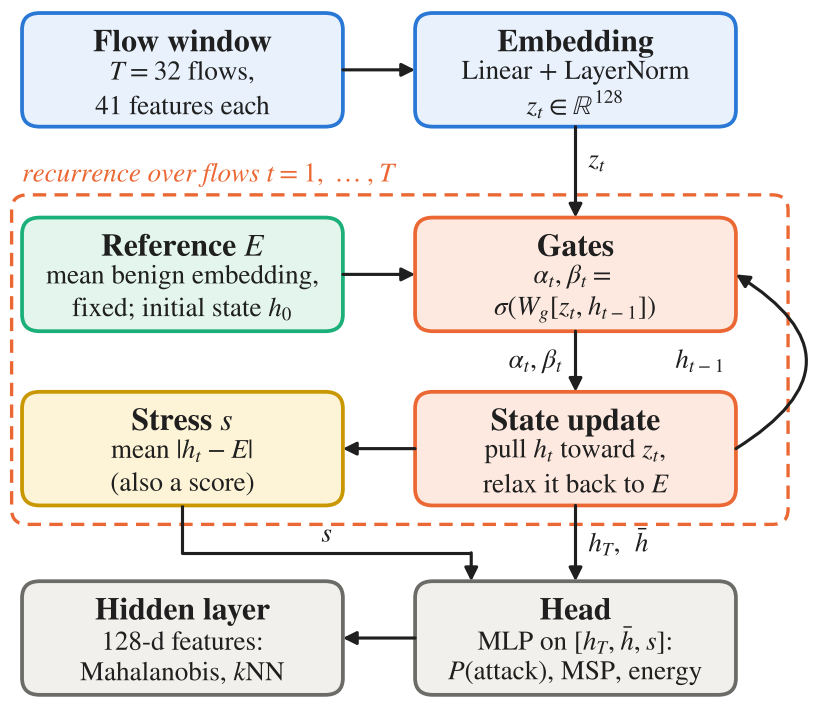

Reproduce this figure in Python.
"""AHSD architecture, single-column (3.45 in) grid diagram for the appendix.
Main path runs down the right column (embedding -> gates -> state update -> head); the left column holds what
feeds in or branches off (flow window, reference E, stress, hidden layer). Drawn from src/nids/models/ahsd.py,
variant 'fixed'.  Usage: python fig_ahsd_arch_col.py
"""
from pathlib import Path

import matplotlib

matplotlib.use("Agg")
import matplotlib.pyplot as plt  # noqa: E402
from matplotlib.patches import FancyArrowPatch, FancyBboxPatch  # noqa: E402

plt.rcParams.update({"font.family": "serif", "font.serif": ["STIXGeneral"], "mathtext.fontset": "stix",
                     "font.size": 7, "pdf.fonttype": 42, "ps.fonttype": 42})
INK, MUTED = "#1f1f1f", "#5f5f5b"
BLUE = ("#e8f1fc", "#2a78d6")
ORANGE = ("#fde9df", "#eb6834")
GREEN = ("#e3f5ec", "#1baf7a")
YELLOW = ("#fdf3d6", "#c99700")
GREY = ("#f1f0ec", "#6b6b67")

W, H = 40, 15                       # box size (canvas is 100 wide)
XL, XR = 2, 51                      # left / right column x
Y = [77, 50, 27, 2]                 # rows (bottom edge): input, gates, update, head
F_T, F_S = 7.6, 6.5                 # title / subtitle font sizes

fig, ax = plt.subplots(figsize=(3.45, 3.05))
ax.set_xlim(0, 100); ax.set_ylim(0, 93); ax.axis("off")


def box(x, y, title, sub, col):
    fill, edge = col
    ax.add_patch(FancyBboxPatch((x, y), W, H, boxstyle="round,pad=0,rounding_size=2.2", fc=fill, ec=edge, lw=0.9))
    ax.text(x + W / 2, y + H - 4.0, title, ha="center", va="center", fontsize=F_T, weight="bold", color=INK)
    ax.text(x + W / 2, y + 5.0, sub, ha="center", va="center", fontsize=F_S, color=INK, linespacing=1.2)


def arrow(p, q, rad=0.0, label=None, lxy=None, ha="left"):
    ax.add_patch(FancyArrowPatch(p, q, arrowstyle="-|>", mutation_scale=6.5, lw=0.75, color=INK,
                                 connectionstyle=f"arc3,rad={rad}", shrinkA=0, shrinkB=0))
    if label:
        ax.text(*lxy, label, fontsize=F_S, ha=ha, va="center", color=INK)


box(XL, Y[0], "Flow window", "$T{=}32$ flows,\n41 features each", BLUE)
box(XR, Y[0], "Embedding", "Linear + LayerNorm\n$z_t\\in\\mathbb{R}^{128}$", BLUE)
box(XL, Y[1], "Reference $E$", "mean benign embedding,\nfixed; initial state $h_0$", GREEN)
box(XR, Y[1], "Gates", "$\\alpha_t,\\beta_t=$\n$\\sigma(W_g[z_t,h_{t-1}])$", ORANGE)
box(XL, Y[2], "Stress $s$", "mean $|h_t-E|$\n(also a score)", YELLOW)
box(XR, Y[2], "State update", "pull $h_t$ toward $z_t$,\nrelax it back to $E$", ORANGE)
box(XL, Y[3], "Hidden layer", "128-d features:\nMahalanobis, $k$NN", GREY)
box(XR, Y[3], "Head", "MLP on $[h_T,\\bar h,s]$:\n$P$(attack), MSP, energy", GREY)

# dashed frame around the per-flow recurrence, with its label in the gap above it
fy0, fy1 = Y[2] - 2.5, Y[1] + H + 3.0
ax.add_patch(FancyBboxPatch((XL - 1.3, fy0), 98.8 - XL, fy1 - fy0, boxstyle="round,pad=0,rounding_size=2",
                            fc="none", ec=ORANGE[1], lw=0.8, ls=(0, (4, 2.5))))
ax.text(XL, fy1 + 2.6, "recurrence over flows $t=1,\\dots,T$", ha="left", va="center", fontsize=F_S,
        style="italic", color=ORANGE[1])

cx = XR + W / 2
arrow((XL + W, Y[0] + H / 2), (XR, Y[0] + H / 2))                                         # window -> embedding
arrow((cx, Y[0]), (cx, Y[1] + H), label="$z_t$", lxy=(cx + 1.6, Y[0] - 4.5))             # embedding -> gates
arrow((XL + W, Y[1] + H / 2), (XR, Y[1] + H / 2))                                         # E -> gates
arrow((cx, Y[1]), (cx, Y[2] + H), label="$\\alpha_t,\\beta_t$", lxy=(cx - 1.6, (Y[1] + Y[2] + H) / 2), ha="right")
arrow((XR + W, Y[2] + H / 2), (XR + W, Y[1] + H / 2), rad=0.8)                            # feedback h_{t-1}
ax.text(XR + W - 1.2, (Y[1] + Y[2] + H) / 2, "$h_{t-1}$", fontsize=F_S, ha="right", va="center", color=INK)
arrow((XR, Y[2] + H / 2), (XL + W, Y[2] + H / 2))                                         # h -> stress
arrow((cx, Y[2]), (cx, Y[3] + H), label="$h_T,\\ \\bar h$", lxy=(cx + 1.6, (Y[2] + Y[3] + H) / 2))
# stress -> head: elbow below the frame (down, right, down) so it crosses nothing
ex, ey = XR + 7, (Y[2] - 2.5 + Y[3] + H) / 2
ax.plot([XL + W / 2, XL + W / 2, ex], [Y[2], ey, ey], color=INK, lw=0.75, solid_capstyle="butt")
arrow((ex, ey), (ex, Y[3] + H))
ax.text((XL + W / 2 + ex) / 2, ey + 0.6, "$s$", fontsize=F_S, ha="center", va="bottom", color=INK)
arrow((XR, Y[3] + H / 2), (XL + W, Y[3] + H / 2))                                         # head -> hidden layer

out = Path(__file__).resolve().parent
fig.savefig(out / "fig_ahsd_arch_col.pdf", bbox_inches="tight", pad_inches=0.02)
fig.savefig(out / "fig_ahsd_arch_col.png", dpi=300, bbox_inches="tight", pad_inches=0.02)
print("wrote", out / "fig_ahsd_arch_col.pdf")
